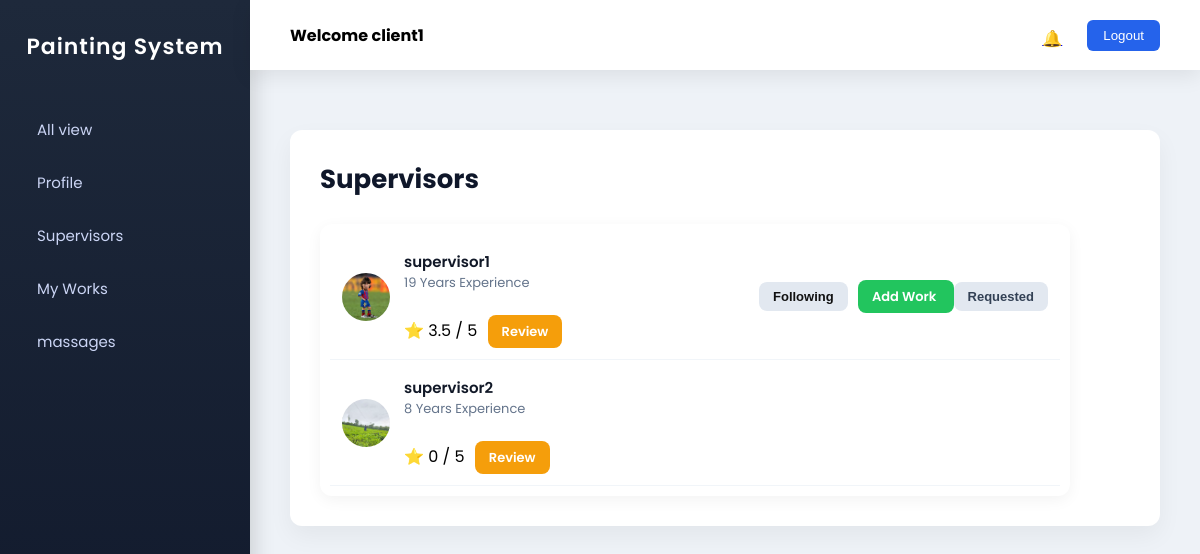
Page /supervisor_view (signed in) on the earlier database version.
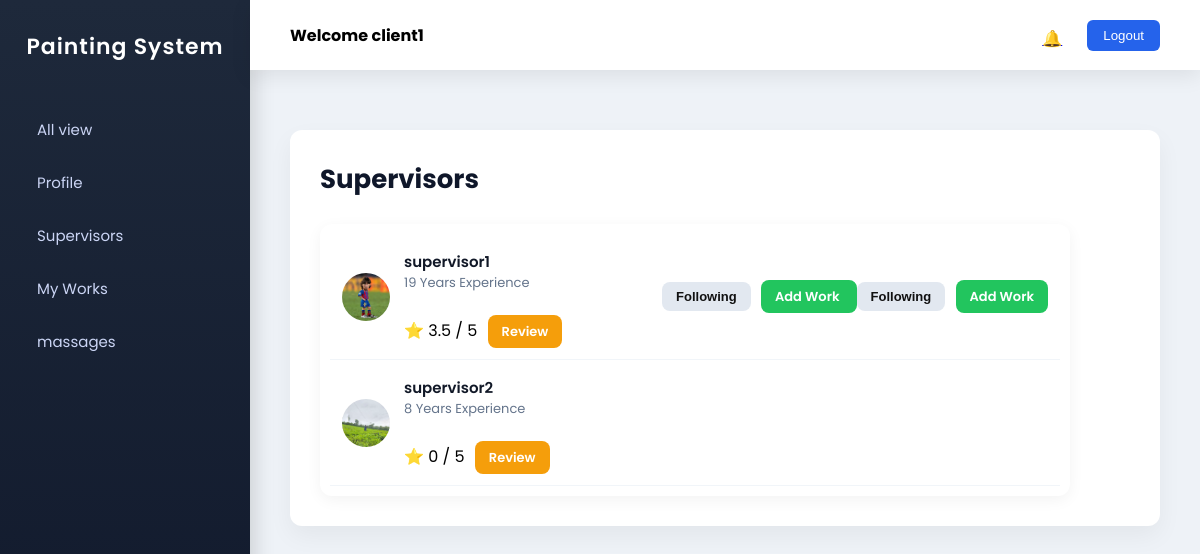
Same page on the later database version.
### brush_track_app/models.py (models this page shows)
class FollowRequest(models.Model):
    STATUS_CHOICES = [
        ("Pending", "Pending"),
        ("Accepted", "Accepted"),
        ("Rejected", "Rejected"),
    ]
    client = models.ForeignKey("Client", on_delete=models.CASCADE)
    supervisor = models.ForeignKey("Supervisor", on_delete=models.CASCADE)
    status = models.CharField(max_length=20, choices=STATUS_CHOICES, default="Pending")
    created_at = models.DateTimeField(auto_now_add=True)

### brush_track_app/clientview.py (the view)
# urls.py: path('supervisor_view',clientview.supervisor_view,name='supervisor_view'),
def supervisor_view(request):
    supervisors = Supervisor.objects.all()
    client = Client.objects.get(client_details=request.user)
    requests = FollowRequest.objects.filter(client=client)
    for sup in supervisors:
        sup.avg_rating = Rating.objects.filter(
            supervisor=sup
        ).aggregate(Avg("rating"))["rating__avg"]
    context = {
        'data': supervisors,
        'requests': requests
    }
    return render(request,'client/super_view.html',context)

### templates/client/super_view.html (shortened to what this page needs)
{% extends "client/client.html" %}
{% load crispy_forms_tags %}
{% block content %}
<h2 class="page-title">Supervisors</h2>
<div class="supervisor-list">
{% for sup in data %}
<div class="supervisor-row">
<div class="supervisor-info">
{% if sup.document %}
<img src="{{ sup.document.url }}" class="avatar">
{% else %}
<div class="avatar-placeholder">
{{ sup.name|slice:":1"|upper }}
</div>
{% endif %}
<div>
<div class="name">{{ sup.name }}</div>
<div class="meta">{{ sup.experience_years }} Years Experience</div>
<br>
⭐ {{ sup.avg_rating|default:"0" }} / 5
<a href="{% url 'add_rating' sup.id %}" class="btn btn-rate">
Review
</a>
</div>
</div>
<div>
{% for req in requests %}
{% if req.supervisor.id == sup.id %}
{% if req.status == "Pending" %}
<button class="btn btn-requested" disabled>
Requested
</button>
{% elif req.status == "Accepted" %}
<button class="btn btn-follow" disabled>
Following
</button>
<a href="{% url 'add_work' sup.id %}" class="btn btn-work">
Add Work
</a>
{% elif req.status == "Rejected" %}
<a href="{% url 'send_request' sup.id %}" class="btn btn-request">
Send Request
</a>
{% endif %}
{% endif %}
{% empty %}
<a href="{% url 'send_request' sup.id %}" class="btn btn-request">
Send Request
</a>
{% endfor %}
</div>
</div>
{% empty %}
<p>No Supervisors Available</p>
{% endfor %}
</div>
{% endblock %}

Differences in the rows shown:
changed FollowRequest (number 2 of 2 on the later page): status "Requested" → "Following Add Work"
